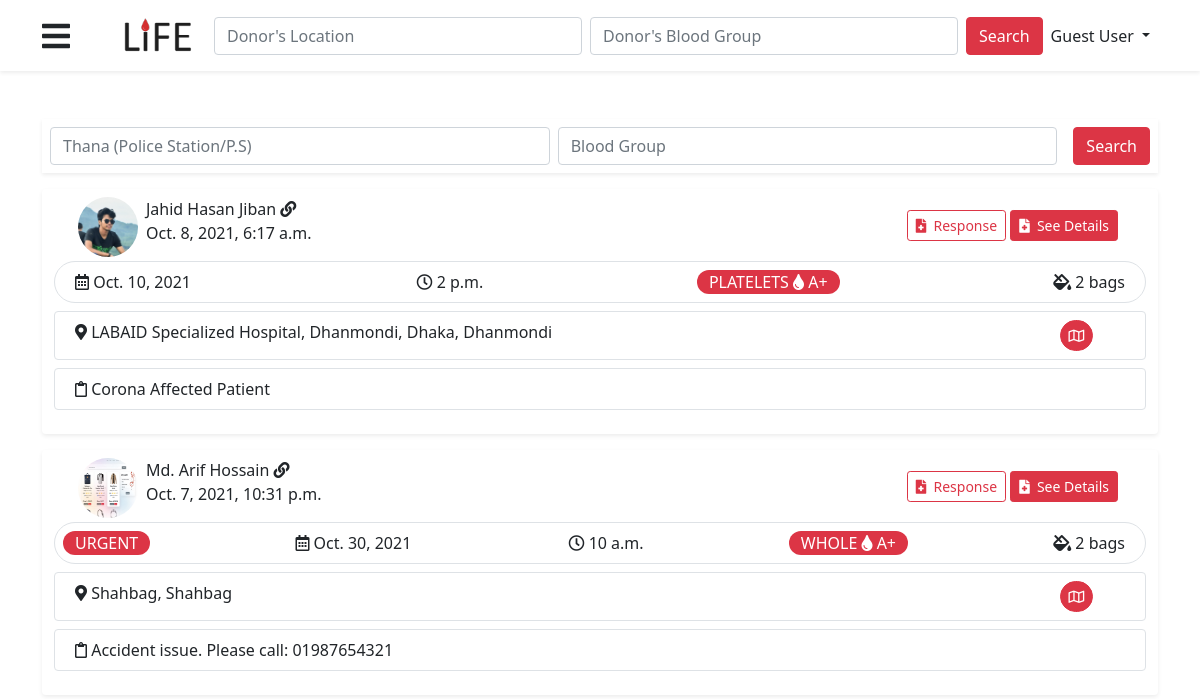
The page / on the database its author committed.
### blood/models.py (models this page shows)
class Post(models.Model):
    BLOOD_GROUP = [
        ('A+', 'A+'),
        ('A-', 'A-'),
        ('B+', 'B+'),
        ('B-', 'B-'),
        ('O+', 'O+'),
        ('O-', 'O-'),
        ('AB+', 'AB+'),
        ('AB-', 'AB-'),
    ]
    NEED = [
        ('whole', 'Whole Blood'),
        ('platelets', 'Blood platelets'),
        ('plasma', 'Blood plasma')
    ]
    user = models.ForeignKey(User, on_delete=models.CASCADE)
    blood_group = models.CharField(max_length=30, choices=BLOOD_GROUP, default='A+')
    need_type = models.CharField(max_length=30, choices=NEED, default='whole')
    amount = models.IntegerField()
    time = models.TimeField()
    date = models.DateField()
    date_created = models.DateTimeField(auto_now_add=True)
    date_updated = models.DateTimeField(auto_now=True)
    location = models.CharField(max_length=264)
    short_note = models.TextField(max_length=264, blank=True)
    map_link = models.URLField(max_length=350)
    blood_managed = models.BooleanField(blank=True, default=False)
    urgent = models.BooleanField(blank=True, default=False)
    thana = models.CharField(max_length=60, blank=True)
    class Meta:
        ordering = ['-date_created']

### accounts/models.py (models this page shows)
class Profile(models.Model):
    user = models.OneToOneField(User, on_delete=models.CASCADE)
    blood_group = models.CharField(max_length=3)
    location = models.CharField(max_length=55)
    isDonor = models.BooleanField(default=False, blank=True)
    profile_pic = models.ImageField(upload_to='profile/')

### blood/views.py (the view, shortened to what this page needs)
# urls.py: path('', views.home, name='index'),
def home(request):
    posts = Post.objects.filter(blood_managed=0)
    page = request.GET.get('page', 1)
    response_list = 0
    paginator = Paginator(posts, 3)
    try:
        all_posts = paginator.page(page)
    except PageNotAnInteger:
        all_posts = paginator.page(1)
    except EmptyPage:
        all_posts = Paginator.page(paginator.num_pages)
    context = {
        'posts': all_posts,
        'response_list': response_list
    }
    return render(request, 'index.html', context)

### templates/index.html (shortened to what this page needs)
{% extends 'base.html' %}
{% block content %}
    <div>
        <form class="d-flex shadow-sm p-2" method=POST action="/">
            <input type="search" class="form-control me-2" name="thana"
                   placeholder="Thana (Police Station/P.S)">
            <input type="search" class="form-control me-2" name="blood_group"
                   placeholder="Blood Group">
            <button type="submit" class="btn btn-danger ms-2">Search</button>
        </form>
        {% for post in posts %}
            <div class="shadow-sm p-4 rounded mt-3 pt-0">
                <div class="row d-flex align-items-center h-25 m-0">
                    <div class="col-8 d-flex mt-2">
                        <img src="{{ post.user.profile.profile_pic.url }}" alt="img" class="rounded-circle me-2"
                             style="height: 60px; width:60px">
                        <div>
                            <a href="{% url 'profile' post.user.id %}"
                               class="text-decoration-none text-dark">{{ post.user.first_name }} {{ post.user.last_name }}
                                <i class="fas fa-link"></i></a>
                            <p> {{ post.date_updated }}</p>
                        </div>
                    </div>
                    <div class="col-4">
                        {% if post.user == request.user %}
                            <a href="{% url 'update_post' post.id %}"
                               class="btn btn-danger btn-sm h-50 border-0 float-end">
                                <i class="fas fa-pencil-alt"></i>
                            </a>
                            <a href="{% url 'delete_post' post.id %}"
                               class="btn btn-danger btn-sm h-50 float-end me-1">
                                <i class="fas fa-trash-alt"></i>
                            </a>
                            <a href="{% url 'show_response' post.id %}" type="button"
                               class="btn btn-danger btn-sm h-50 float-end me-1">
                                <i class="fas fa-file-medical"></i> &nbsp;Show Responses
                            </a>
                        {% else %}
                            <a href="{% url 'view_post' post.id %}"
                                   class="btn btn-danger btn-sm h-50 float-end me-1">
                                    <i class="fas fa-file-medical"></i> &nbsp;See Details
                                </a>
                            {% if post.id in response_list %}
                                <a href="{% url 'remove_response' post.id %}"
                                   class="btn btn-danger btn-sm h-50 float-end me-1">
                                    <i class="fas fa-file-medical"></i> &nbsp;Responded
                                </a>
                            {% else %}
                                <a href="{% url 'add_response' post.id %}"
                                   class="btn btn-outline-danger btn-sm h-50 float-end me-1">
                                    <i class="fas fa-file-medical"></i> &nbsp;Response
                                </a>
                            {% endif %}
                        {% endif %}
                    </div>
                </div>
                <div class="row border rounded-pill p-2 d-flex justify-content-between">
                    {% if post.urgent %}
                        <div class="col-auto bg-danger text-white rounded-pill text-uppercase">Urgent</div>
                    {% endif %}
                    <div class="col-auto"><i class="far fa-calendar-alt"></i>&nbsp;{{ post.date }}</div>
                    <div class="col-auto"><i class="far fa-clock"></i>&nbsp;{{ post.time }}</div>
                    <div class="col-auto bg-danger text-white rounded-pill text-uppercase">{{ post.need_type }} <i class="fas fa-tint"></i>&nbsp;{{ post.blood_group }}
                    </div>
                    <div class="col-auto"><i class="fas fa-fill-drip"></i>&nbsp;{{ post.amount }}&nbsp;bags</div>
                </div>
                <div class="row border rounded p-2 mt-2">
                    <div class="col-11"><i class="fas fa-map-marker-alt"></i>&nbsp;{{ post.location }}, {{ post.thana }}
                    </div>
                    <div class="col-1"><a href="{{ post.map_link }}" class="btn btn-danger btn-sm rounded-pill"
                                          target="_blank" title="Google Map"><i class="far fa-map"></i></a></div>
                </div>
                <div class="row border rounded mt-2 p-2">
                    <div class="col-12"><i class="far fa-clipboard"></i>&nbsp;{{ post.short_note }}</div>
                </div>
            </div>
        {% endfor %}
    </div>
    </div>
{% endblock %}

### rows shown on the page
Post: user.profile.profile_pic (picture), user.first_name "Jahid Hasan", user.last_name "Jiban", date_updated "Oct. 8, 2021, 6:17 a.m.", shows "See Details", shows "Response", date "Oct. 10, 2021", time "2 p.m.", need_type "PLATELETS", blood_group "A+", amount "2", location "LABAID Specialized Hospital, Dhanmondi, Dhaka", thana "Dhanmondi", short_note "Corona Affected Patient"
Post: user.profile.profile_pic (picture), user.first_name "Md. Arif", user.last_name "Hossain", date_updated "Oct. 7, 2021, 10:31 p.m.", shows "See Details", shows "Response", urgent "URGENT", date "Oct. 30, 2021", time "10 a.m.", need_type "WHOLE", blood_group "A+", amount "2", location "Shahbag", thana "Shahbag", short_note "Accident issue. Please call: 01987654321"
